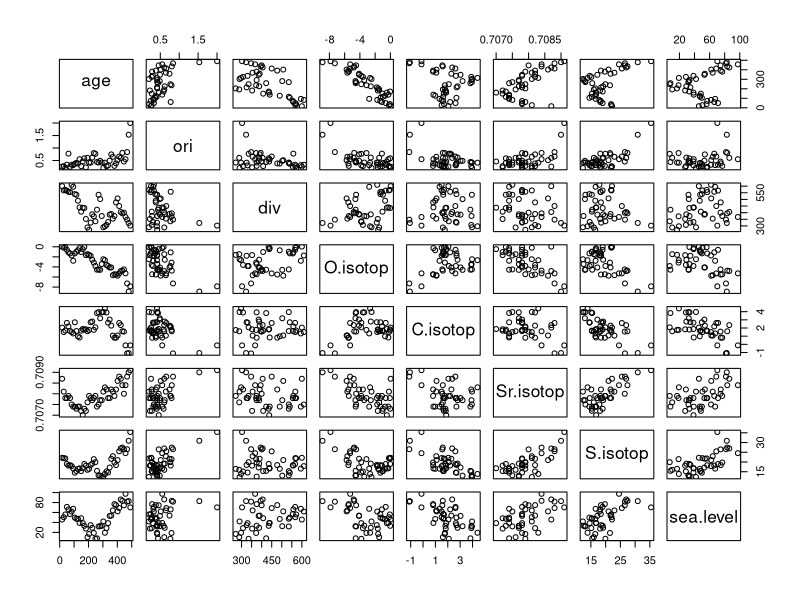
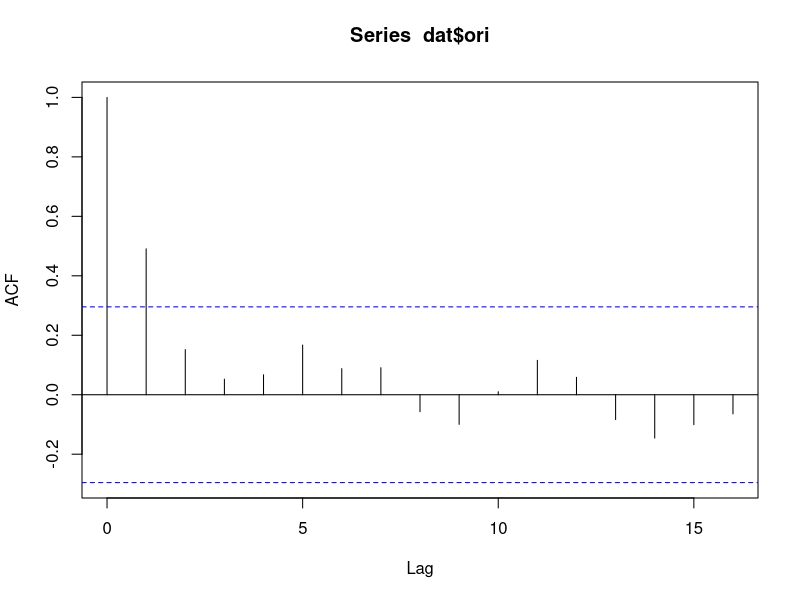
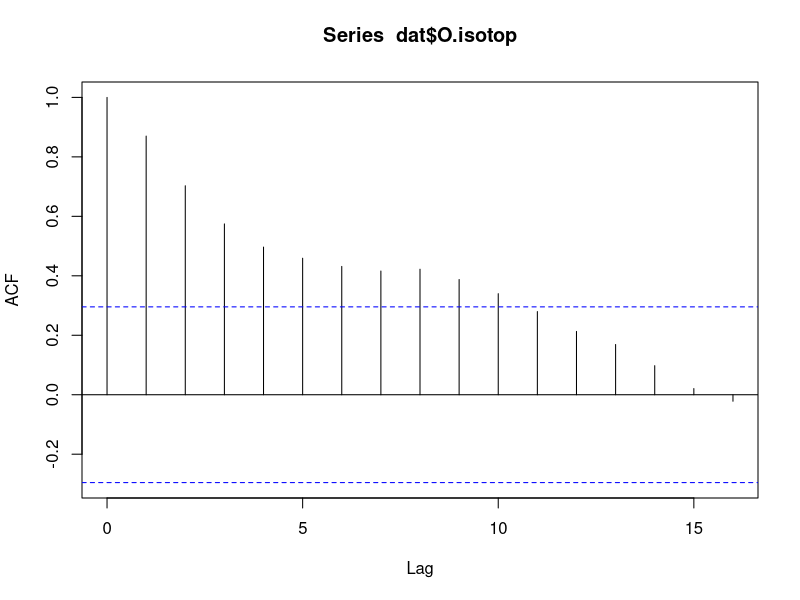
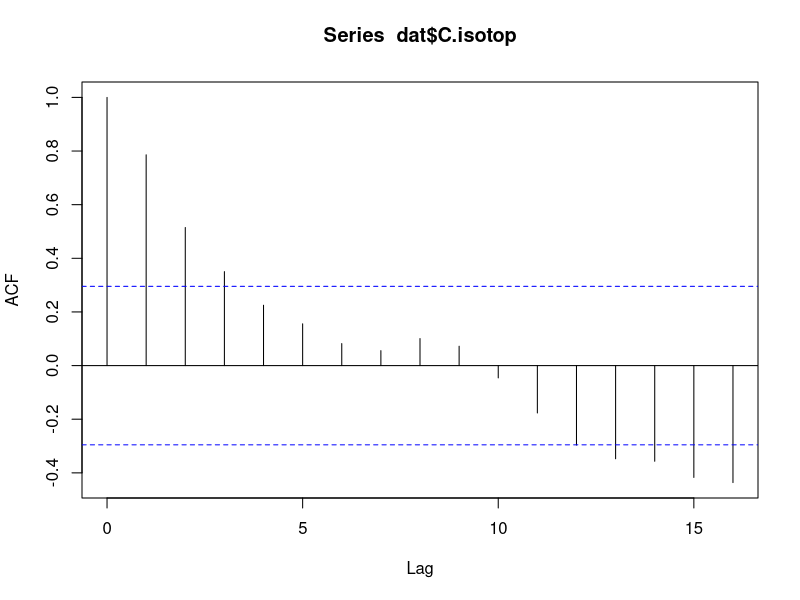
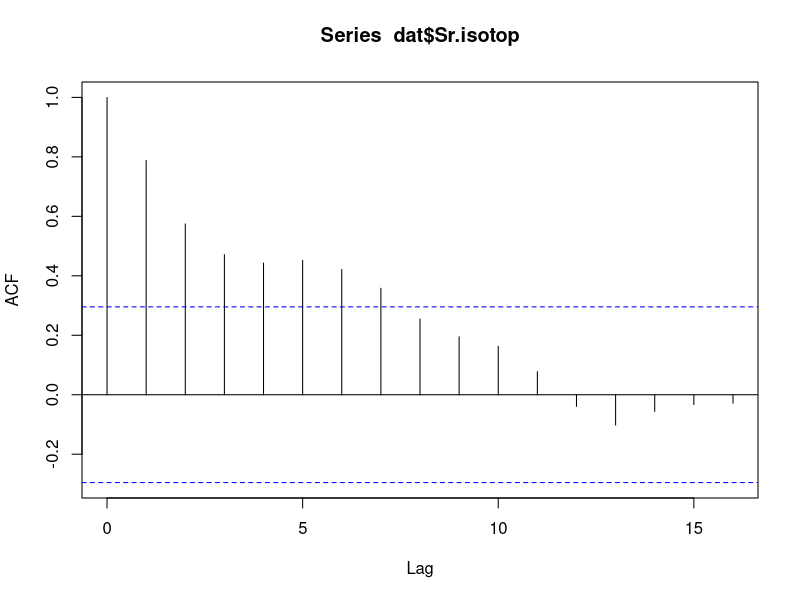
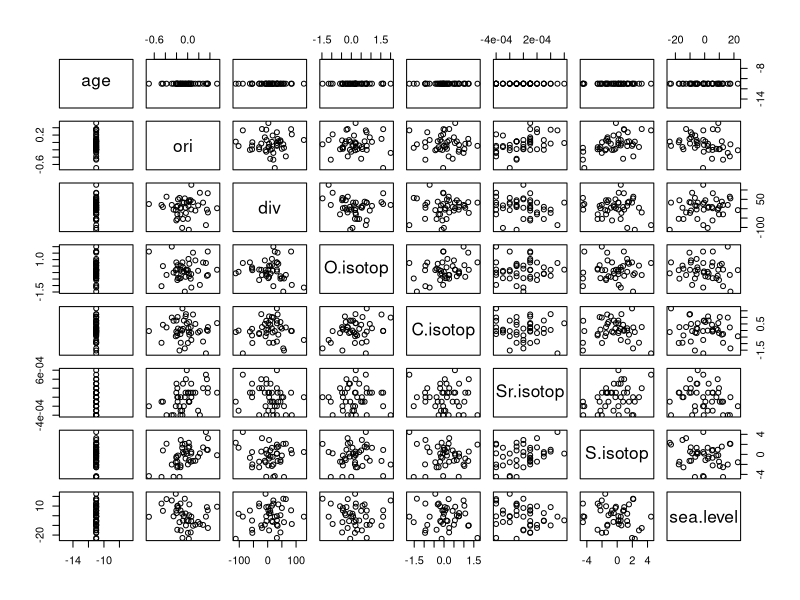
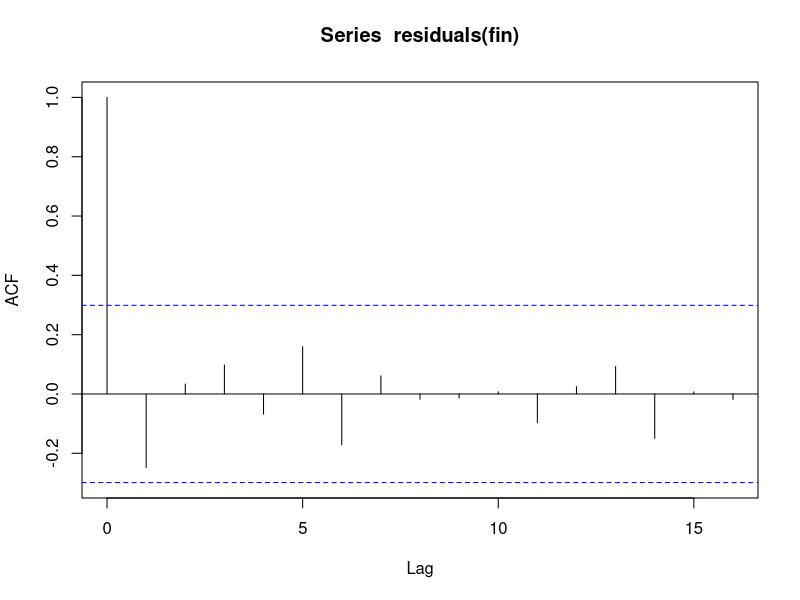
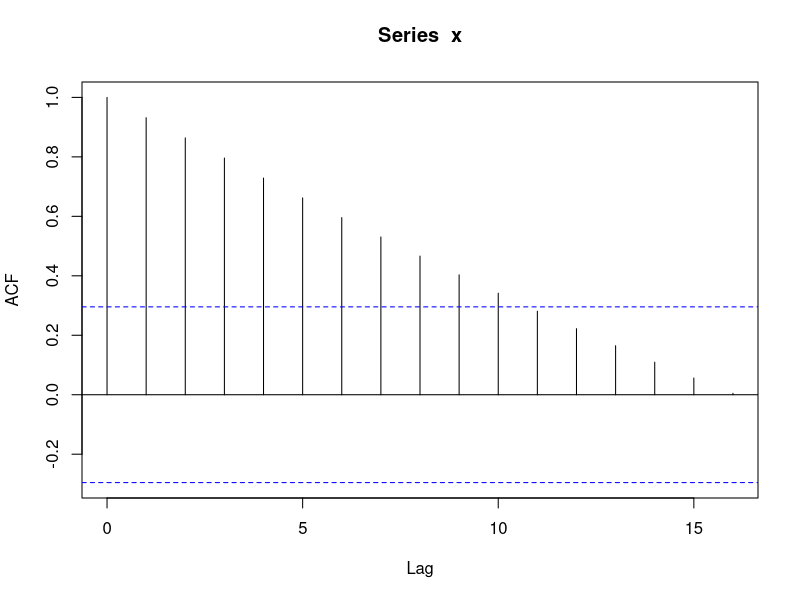

The R script that drew these images, in order:

# Explore data of Cardenas and Harries (2010, Nature Geoscience)
# Master exercise: Earth System Parameters


dat <- read.csv("Daten/div_earthsystem.csv", sep=";", header=T)
# Look at data
View(dat)

# Plot data
windows()
plot(dat)

acf(dat$ori)
acf(dat$O.isotop)
acf(dat$C.isotop)
acf(dat$Sr.isotop)

# First differences
d.dat <- as.data.frame(apply(dat, 2, diff))    
round(cor(d.dat), 2)

# Plots as is Cardenas and Harries (2010)
plot(d.dat) # check row 2

cor.test(d.dat$div, d.dat$Sr.isotop)    
cor.test(d.dat$ori, d.dat$Sr.isotop)
cor.test(d.dat$ori, d.dat$S.isotop)  

# Turn correlation into regression
mod <- lm(ori ~ Sr.isotop + S.isotop + O.isotop + C.isotop + sea.level, data=d.dat)
summary(mod)

fin <- step(mod)
summary(fin) 

acf(residuals(fin))


# Generalized differences

# Generalized differences as function
gdiff <- function(x) {
  ac <- acf(x)$acf[2]
  g.x <- numeric()
  for (i in 1:length(x)-1) g.x[i] <- x[i+1] - ac*x[i]
  return(g.x)
} 

g.dat <- as.data.frame(apply(dat, 2, gdiff)) 

round(cor(g.dat), 2)

cor.test(g.dat$div, g.dat$Sr.isotop)    
cor.test(g.dat$ori, g.dat$Sr.isotop)
cor.test(g.dat$ori, g.dat$S.isotop)  

# Turn correlation into regression
mod <- lm(ori ~ Sr.isotop + S.isotop + O.isotop + C.isotop + sea.level, data=g.dat)
summary(mod)

fin <- step(mod)
summary(fin) 

acf(residuals(fin))

# Try generalized least squares
library(nlme)
mod1 <- gls(ori ~ Sr.isotop, correlation=corARMA(p=1), data=dat)

acf(residuals(mod1))


# Additional ####

# How to write a function

myfirstfunction <- function(name){
  temp <- paste("My name is", name)
  
  return(temp)
}

myfirstfunction("Nuss")    

num <- c(9, 7, 5, 7, 4, 0, 9, 8, 6)    

meansdmax <- function(x){
  m <- mean(x)
  s <- sd(x)
  ma <- max(x)
  
  y <- c(m, s, ma)
  names(y) <- c("mean", "sd", "max")
  return(y)
}

meansdmax(num)  

